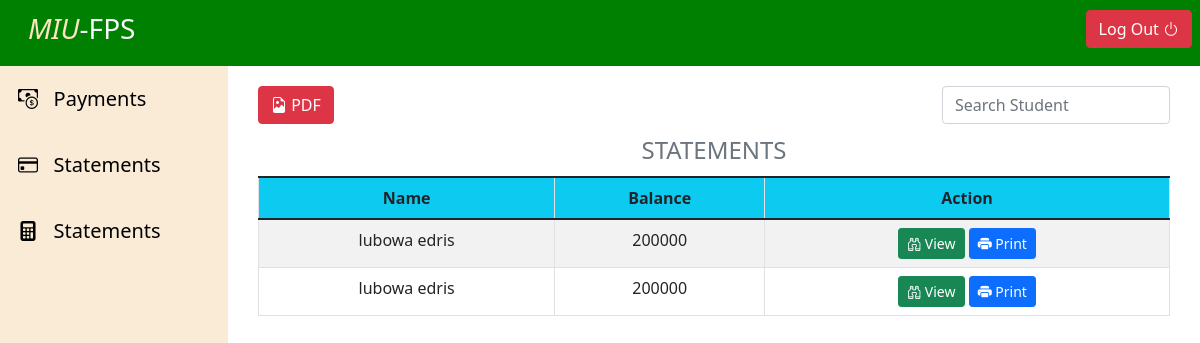
The page /admin/bursar/statements.php on the database its author committed.
### tables this page shows
CREATE TABLE `payments` (
  `transaction id` int(100) NOT NULL,
  `name` varchar(255) NOT NULL,
  `regno` varchar(255) NOT NULL,
  `paid` int(255) NOT NULL,
  `reason` varchar(255) NOT NULL,
  `balance` int(255) NOT NULL
);

### admin/bursar/statements.php (the view, shortened to what this page needs)
<?php
include("../../includes/layouts/head.php");
?>
<?php
include('../../includes/layouts/admin-header.php')
?>
<main>
    <div class="left-sidebar">
        <?php
        include('../../includes/layouts/Bursar-dashboard.php')
        ?>
    </div>
    <div class="content">
        <div class="content-button-space">
            <button class='btn btn-danger' type='submit' name='print'><i class='bi bi-file-earmark-image'></i> PDF</button>
            <input class="form-control w-25" type="search" name="search_student_name" placeholder="Search Student" aria-label="Search">
        </div>
        <table class="table table-striped table-bordered table-hover caption-top">
            <caption class="text-center fs-4">STATEMENTS</caption>
            <thead class="bg-info text-center">
                <th>Name</th>
                <th>Balance</th>
                <th colspan="2">Action</th>
            </thead>
            <tbody class="text-center">
                <?php
                include('../../includes/logic/config.php');
                $sql = "SELECT * FROM payments";
                $result = mysqli_query($conn, $sql);
                $rowCount = mysqli_num_rows($result);
                if ($rowCount > 0) {
                    while ($row = mysqli_fetch_assoc($result)) {
                        echo
                        "
                        <tr>
                        <td>" . $row['name'] . "</td>
                        <td>" . $row['balance'] . "</td>
                        <td>
                            <button class='btn btn-success btn-sm' data-bs-toggle='modal' data-bs-target='#myView' type='submit' name='view'><i class='bi bi-binoculars'></i> View</button>
                            <button class='btn btn-primary btn-sm' data-bs-toggle='modal' data-bs-target='#myPrint' type='submit' name='print'><i class='bi bi-printer-fill'></i> Print</button>
                        </td>
                        </tr>
                        ";
                    }
                }
                ?>
            </tbody>
        </table>
    </div>
</main>
<?php
    include('../../includes/layouts/footer.php')
?>

### assets/css/style.css (style rules this page uses)
* { box-sizing: border-box; }
html, body { box-sizing: border-box; height: 100%; width: 100%; padding: 0; margin: 0; }
main { display: flex; height: calc(100% - 66px); }
main .left-sidebar { flex: 2; height: 100%; background-color: antiquewhite; }
main .content { flex: 8; height: 100%; overflow-y: scroll; padding: 20px 30px; }
main .content .content-button-space input { float: right; }

### rows shown on the page
payments: name "lubowa edris", balance "200000"
payments: name "lubowa edris", balance "200000"
